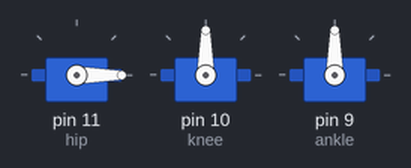
Simulated run of this sketch. Board: Arduino Uno, built with avr-gcc and run on an emulated ATmega328P. On the bench: 3 × servo.

Above: at 4.6 s.
At 32.6 s:
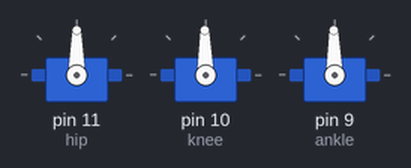
Timing chart, 0 to 40.0 s (numbered marks = the images above):
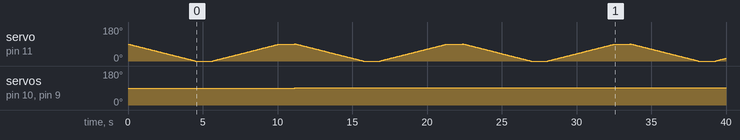

The sketch:

spiderLeg1.ino
```cpp
//program to zero the servos

#include <Servo.h>
// create servo object to control a servo
Servo hip;
Servo knee;
Servo ankle;


int pos = 90;

void setup() {
  // put your setup code here, to run once:
  hip.attach(11);
  knee.attach(10);
  ankle.attach(9);

}

void loop() {
  // put your main code here, to run repeatedly:
  hip.write(pos);
  knee.write(pos);
  ankle.write(pos);


  for (pos; pos >= 0; pos--) {
    hip.write(pos);
    //ankle.write(pos);
   // knee.write(pos);
    delay(50);
  }
  delay(1000);

  for (pos; pos <= 90; pos++) {
    hip.write(pos);
   // ankle.write(pos);
   // knee.write(pos);
    delay(50);
  }
  delay(1000);
}
```

Measured:
- by itself, servo on pin 10 (knee), servo on pin 9 (ankle): 90° → 91° at 11.2 s
